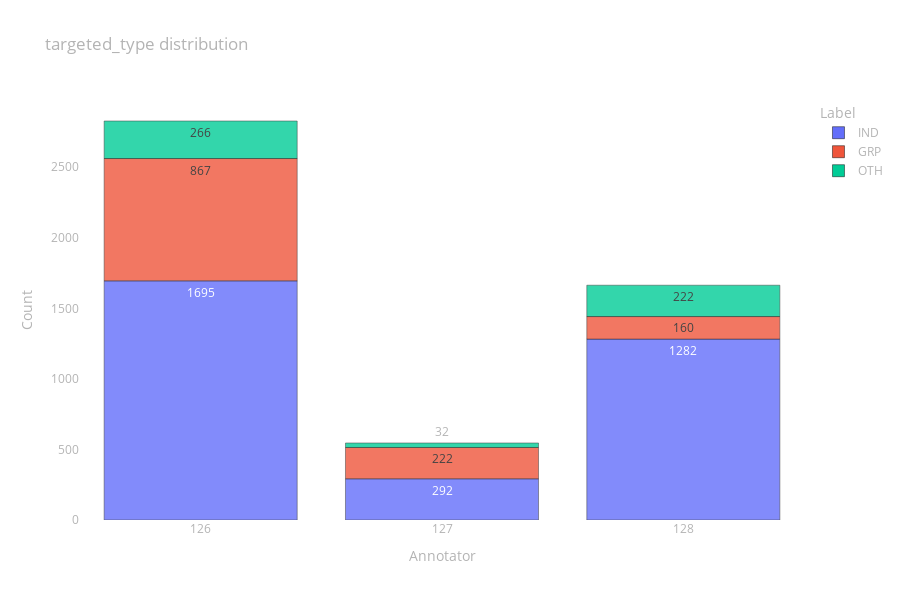

Write notebook code for a chart like this one.
### Code cell
fig = px.bar(
    data_frame=prepare_data_to_px(targeted_type),
    x="Annotator", y="Count", color="Label", opacity=0.8,
    height=600, text="Count", title="targeted_type distribution")

fig.update_layout(layout)

fig.show()

### Figure 1 — Plotly figure (JSON) as saved in the notebook; plotly's stock layout.template omitted (floating-point values rounded to 4 significant figures)
{"data": [{"alignmentgroup": "True", "hovertemplate": "Label=IND<br>Annotator=%{x}<br>Count=%{text}<extra></extra>", "legendgroup": "IND", "marker": {"color": "#636efa", "opacity": 0.8, "pattern": {"shape": ""}}, "name": "IND", "offsetgroup": "IND", "orientation": "v", "showlegend": true, "text": [1695, 292, 1282], "textposition": "auto", "type": "bar", "x": [126, 127, 128], "xaxis": "x", "y": [1695, 292, 1282], "yaxis": "y"}, {"alignmentgroup": "True", "hovertemplate": "Label=GRP<br>Annotator=%{x}<br>Count=%{text}<extra></extra>", "legendgroup": "GRP", "marker": {"color": "#EF553B", "opacity": 0.8, "pattern": {"shape": ""}}, "name": "GRP", "offsetgroup": "GRP", "orientation": "v", "showlegend": true, "text": [867, 222, 160], "textposition": "auto", "type": "bar", "x": [126, 127, 128], "xaxis": "x", "y": [867, 222, 160], "yaxis": "y"}, {"alignmentgroup": "True", "hovertemplate": "Label=OTH<br>Annotator=%{x}<br>Count=%{text}<extra></extra>", "legendgroup": "OTH", "marker": {"color": "#00cc96", "opacity": 0.8, "pattern": {"shape": ""}}, "name": "OTH", "offsetgroup": "OTH", "orientation": "v", "showlegend": true, "text": [266, 32, 222], "textposition": "auto", "type": "bar", "x": [126, 127, 128], "xaxis": "x", "y": [266, 32, 222], "yaxis": "y"}], "layout": {"barmode": "relative", "font": {"color": "rgb(180,180,180)"}, "height": 600, "legend": {"title": {"text": "Label"}, "tracegroupgap": 0}, "paper_bgcolor": "rgba(0,0,0,0)", "plot_bgcolor": "rgba(0,0,0,0)", "title": {"text": "targeted_type distribution"}, "xaxis": {"anchor": "y", "domain": [0, 1], "showgrid": false, "title": {"text": "Annotator"}, "type": "category", "zeroline": false}, "yaxis": {"anchor": "x", "domain": [0, 1], "showgrid": false, "title": {"text": "Count"}, "zeroline": false}}}
